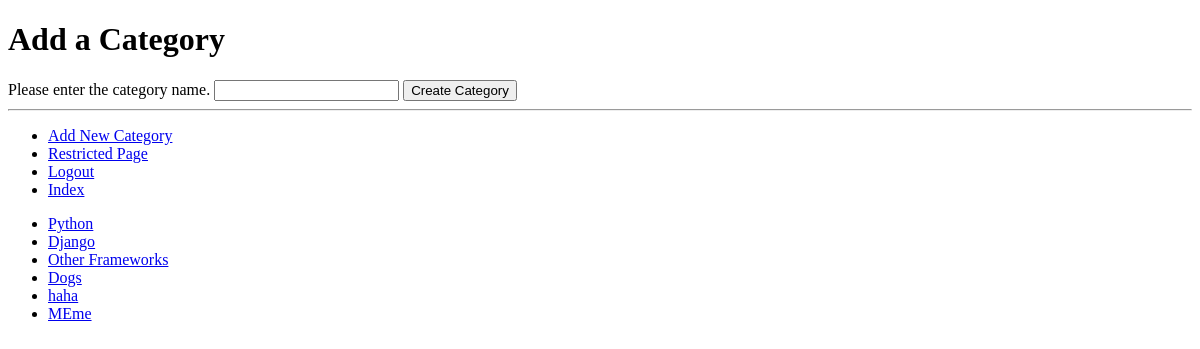
Before: /rango/add_category/ (signed in) with the older database file.
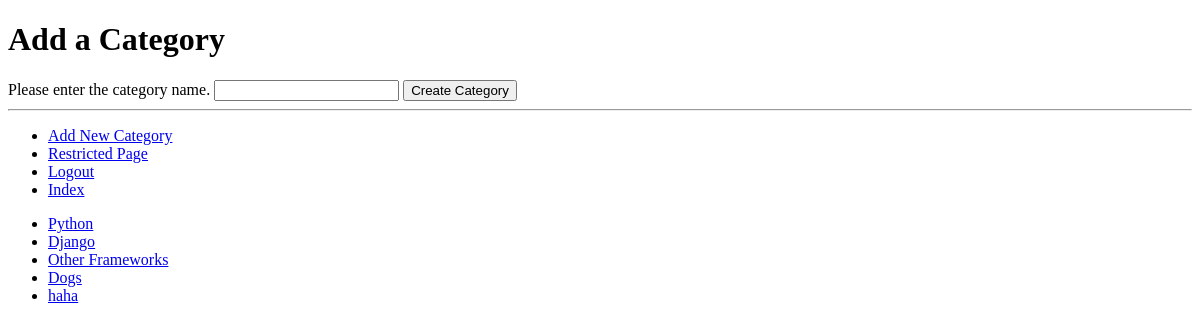
After: the same page with the newer database file.
### rango/models.py (models this page shows, shortened)
class Category(models.Model):
    max_len = 128
    name = models.CharField(max_length= max_len, unique=True)
    views = models.IntegerField(default=0)
    likes = models.IntegerField(default=0)
    slug = models.SlugField(unique=True)
    class Meta:
        verbose_name_plural = 'Categories'

### rango/views.py (the view, shortened to what this page needs)
@login_required
def add_category(request):
    form = CategoryForm()
    return render(request, 'rango/add_category.html', {'form': form})

### rango/forms.py
class CategoryForm(forms.ModelForm):
    name = forms.CharField(max_length=Category.max_len,
                           help_text="Please enter the category name.")
    views = forms.IntegerField(widget=forms.HiddenInput(), initial=0)
    likes = forms.IntegerField(widget=forms.HiddenInput(), initial=0)
    slug = forms.CharField(widget=forms.HiddenInput(), required=False)
    class Meta:
        model = Category
        fields = ('name',)

### rango/templatetags/rango_template_tags.py (called while the page is built)
@register.inclusion_tag('rango/cats.html')
def get_category_list(cat=None):
    return {'cats': Category.objects.all(),
            'act_cat': cat}

### templates/rango/add_category.html (shortened to what this page needs)
{% extends 'rango/base.html' %}
{% load staticfiles %}
{% block body_block %}
	    <h1>Add a Category</h1>
		<div>
		    <form id="category_form" method="post" action="/rango/add_category/">
				{% for field in form.visible_fields %}
					{{ field.help_text }}
					{{ field }}
				{% endfor %}
				<input type="submit" name="submit" value="Create Category" />
			</form>
		</div>
{% endblock %}

### templates/rango/cats.html
<ul>
{% if cats %}
    {% for c in cats %}
	    {% if c == act_cat %}
		    <li>
            <strong> <a href="{% url 'show_category' c.slug %}">{{ c.name }}</a></strong>
            </li>
        {% else %}
            <li><a href="{%url 'show_category' c.slug%}">{{ c.name }}</a></li>
		{% endif %}
    {% endfor %}
{% else %}
    <li><strong>There are no categories present.</strong></li>
{% endif %}
</ul>

Changed rows visible on the page:
removed Category: name "MEme"
